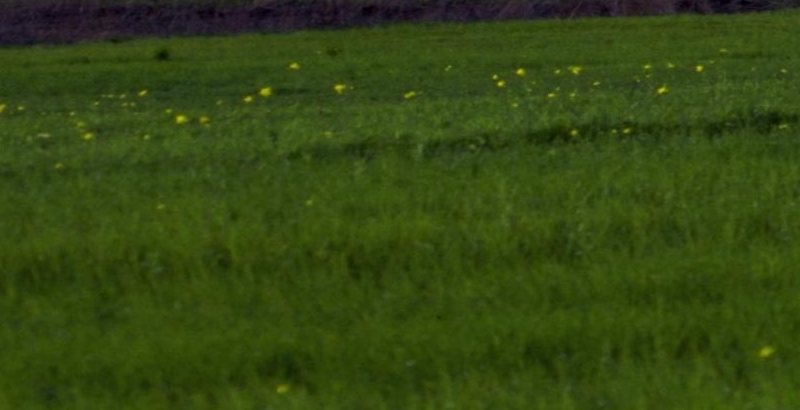
#> input picture artifacts/sky-refs/grass/_src-front.png, 800 x 410 px, given in place of bliss-4k.jpg, which was not available
$ python _make-hill-r1.py
#> lines starting #> are read from the running program, lines starting #| are printed output that depends on the picture; after the words box and inside, x2 and y2 are one past the last pixel; in counts of white or black regions, pixels touching at a corner belong together; pictures that were not available may be replaced by others from this repository, and a replacement may not be noted
#!/usr/bin/env python3
"""make-hill.py - Bliss hill asset: crisper grass + transparent sky cut-out.

Source : public/assets/bliss-4k.jpg (3840x2160, a soft upscale)
Output : bliss-hill.webp (3840x2160 RGBA, transparent above the ridge)

Pipeline (Pillow only, no numpy):
  1. Horizon per column: grass = G-B>8, scan down from 45% height, first run of
     >= 12 grass px. Alpha 255 below, 0 above, optional 1px erode, blur 1.5.
  2. Fill everything above the horizon with the grass colour of that column so
     sharpening and the soft alpha edge never pick up sky colour (no fringe).
  3. Mild edge-preserving denoise (sigma filter) to lift JPEG/upscale smudge.
  4. Unsharp mask tuned per depth (fine near the ridge, wider in the foreground).
  5. Procedural grass detail, luminance only (multiplicative gain):
       - far  : vertical-streak noise (sub-pixel blades read as fine grain)
       - near : ~1M anti-aliased grass blades drawn back-to-front at 3x, with
                perspective scale (1-2 px near the ridge, ~30 px at the bottom),
                slight random lean + bend, tapered, lit tips / shaded bases.
     Texture is high-passed (zero mean) so the macro Bliss look is unchanged and
     masked off the dark band, the yellow flowers and non-grass pixels.
  6. Sunny grade: Color x1.08, Brightness x1.10.

usage: python make-hill.py [src.jpg] [out.webp]
"""
import math
import os
import random
import sys
import time

from PIL import Image, ImageChops, ImageDraw, ImageEnhance, ImageFilter, ImageMath

HERE = os.path.dirname(os.path.abspath(__file__))
REPO = os.path.abspath(os.path.join(HERE, '..', '..', '..'))
SRC = sys.argv[1] if len(sys.argv) > 1 else os.path.join(REPO, 'public', 'assets', 'bliss-4k.jpg')
OUT = sys.argv[2] if len(sys.argv) > 2 else os.path.join(HERE, 'bliss-hill.webp')

# ---- tunables -------------------------------------------------------------
SEED = 20010825
ERODE = True            # 1px alpha erode before the blur (kills right-horizon specks)
ALPHA_BLUR = 1.5
DENOISE = 0.6           # 0..1 strength of the sigma filter
DENOISE_T = 7.0         # levels: differences above this are treated as real detail
USM_FAR = (1.0, 70, 2)  # radius, percent, threshold near the ridge
USM_NEAR = (2.2, 45, 3) # in the foreground
AMP_FAR = 0.10          # luminance gain amplitude of the far streak noise
AMP_NEAR = 0.30         # ... of the blade texture (foreground)
COVER = 2.2             # blade overlap (avg blades covering a pixel)
SS = 3                  # blade supersampling
BLADE_Y0 = 1380         # blades start here (above: noise only)
WEBP_Q = 88
# blade length (px) by image row, log-interpolated
LEN_KP = [(1100, 1.4), (1300, 2.0), (1500, 3.4), (1650, 5.5), (1760, 8.0),
          (1900, 13.0), (2050, 21.0), (2160, 30.0)]
# --------------------------------------------------------------------------

T0 = time.time()


def log(msg):
    print(f'[{time.time() - T0:6.1f}s] {msg}', flush=True)


def interp_len(y):
    kp = LEN_KP
    if y <= kp[0][0]:
        return kp[0][1]
    for (y0, l0), (y1, l1) in zip(kp, kp[1:]):
        if y <= y1:
            t = (y - y0) / (y1 - y0)
            return math.exp(math.log(l0) + t * (math.log(l1) - math.log(l0)))
    return kp[-1][1]


def smoothstep(e0, e1, v):
    t = min(1.0, max(0.0, (v - e0) / (e1 - e0)))
    return t * t * (3 - 2 * t)


def row_ramp(W, H, fn):
    """L image whose every row is 255*fn(y)."""
    col = Image.new('L', (1, H))
    col.putdata([max(0, min(255, round(255 * fn(y)))) for y in range(H)])
    return col.resize((W, H), Image.NEAREST)


def fmath(expr, **imgs):
    return ImageMath.lambda_eval(expr, **imgs)


src = Image.open(SRC).convert('RGB')
#> src is the input picture: PIL image 800x410 RGB; mean R, G, B 51.8, 71.1, 17.7
W, H = src.size
#> W = 800; H = 410
R, G, B = src.split()
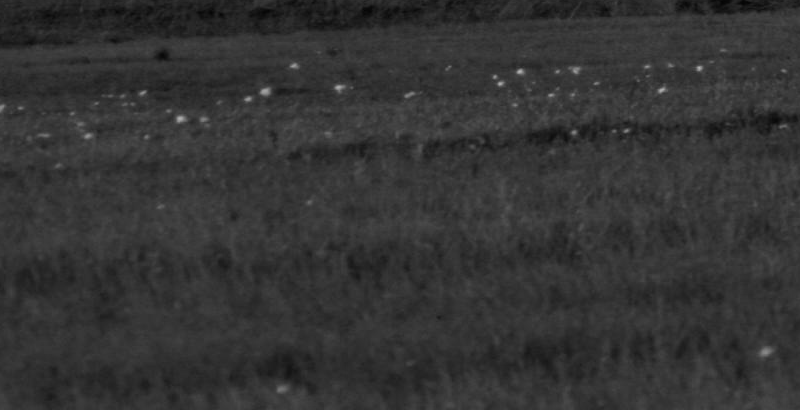
#> R: PIL image 800x410 L; min 5, max 181, mean 51.8
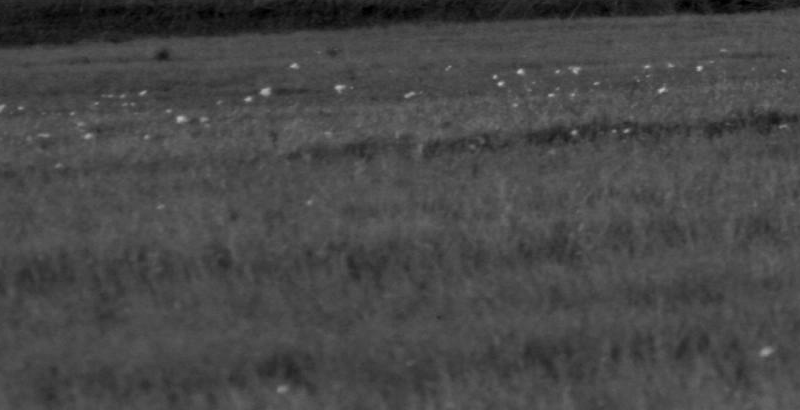
#> G: PIL image 800x410 L; min 0, max 189, mean 71.1
log(f'loaded {W}x{H}')

# ---- 1. horizon + alpha ---------------------------------------------------
grass = fmath(lambda a: ((a['g'] - a['b']) > 8) * 255, g=G, b=B).convert('L')
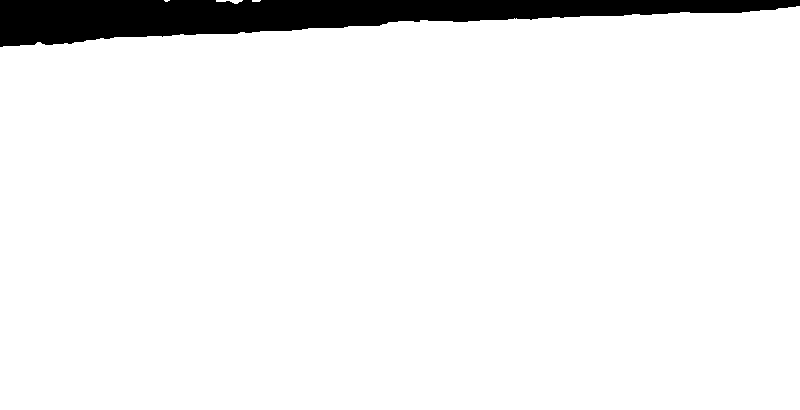
#> grass: PIL image 800x410 L; 93.8% white; 1 black region, box (x1, y1, x2, y2) and area: (0, 0, 800, 47) 20175
cols = grass.transpose(Image.Transpose.TRANSPOSE).tobytes()   # column x = row x
y_start = int(H * 0.45)
#> y_start = 184
run = b'\xff' * 12
hor = []
for x in range(W):
    i = cols.find(run, x * H + y_start, (x + 1) * H)
    hor.append(i - x * H if i >= 0 else H)
#> this loop made 800 passes
#> i on passes 1 to 3: 184, 594, 1004
#> after the loop, hor = 800 values from 184 to 184
alpha_t = b''.join(b'\x00' * h + b'\xff' * (H - h) for h in hor)
alpha = Image.frombytes('L', (H, W), alpha_t).transpose(Image.Transpose.TRANSPOSE)
#> alpha: PIL image 800x410 L; 55.1% white; 1 black region, box (x1, y1, x2, y2) and area: (0, 0, 800, 184) 147200
if ERODE:
    alpha = alpha.filter(ImageFilter.MinFilter(3))
#> alpha: PIL image 800x410 L; 54.9% white; 1 black region, box (x1, y1, x2, y2) and area: (0, 0, 800, 185) 148000
alpha = alpha.filter(ImageFilter.GaussianBlur(ALPHA_BLUR))
log(f'horizon: min y {min(hor)}, max y {max(hor)}')

# ---- 2. fill above the horizon with grass colour ---------------------------
PICK = 4  # take the colour a few px below the ridge (pure grass, no sky mix)
row = Image.new('RGB', (W, 1))
sp = src.load()
row.putdata([sp[x, min(H - 1, hor[x] + PICK)] for x in range(W)])
fill = row.resize((W, H), Image.NEAREST)
hard = Image.frombytes('L', (H, W), alpha_t).transpose(Image.Transpose.TRANSPOSE)
hard = hard.transform((W, H), Image.AFFINE, (1, 0, 0, 0, 1, -PICK))  # shift mask down by PICK
#> hard: PIL image 800x410 L; 54.1% white; 1 black region, box (x1, y1, x2, y2) and area: (0, 0, 800, 188) 150400
base = Image.composite(src, fill, hard)
ymin = max(0, min(hor) - 8)
#> ymin = 176
log('filled sky region')

# ---- depth ramps ---------------------------------------------------------
# near = 0 at the ridge .. 1 at the bottom of the frame
near_fn = lambda y: smoothstep(1250, 2100, y)
near = row_ramp(W, H, near_fn)
#> near: PIL image 800x410 L; every value is 0

# ---- 3. denoise (sigma filter) ----------------------------------------------
def sigma_filter(ch, radius, t, k):
#> called with radius = 1.2, t = 7, k = 0.6
    bl = ch.filter(ImageFilter.GaussianBlur(radius))
    return fmath(lambda a: a['c'] + (a['b'] - a['c']) * a['k'] *
                 a['max'](1.0 - abs(a['c'] - a['b']) / a['t'], 0.0),
                 c=ch.convert('F'), b=bl.convert('F'), k=k, t=t).convert('L')


def denoise(img):
    return Image.merge('RGB', [sigma_filter(c, 1.2, DENOISE_T, DENOISE) for c in img.split()])
#> call 3 of sigma_filter, with radius = 1.2, t = 7, k = 0.6
#> in sigma_filter (call 3), `bl = ch.filter(ImageFilter.GaussianBlur(radius))`:
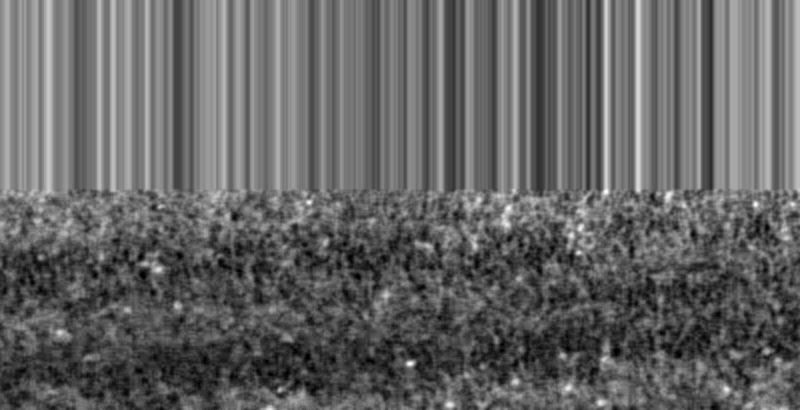
#> bl: PIL image 800x410 L; min 0, max 38, mean 15; drawn with min black and max white
#> in sigma_filter (call 3), `return fmath(lambda a: a['c'] + (a['b'] - a['c']) * a['k'] * a['max'](..`:
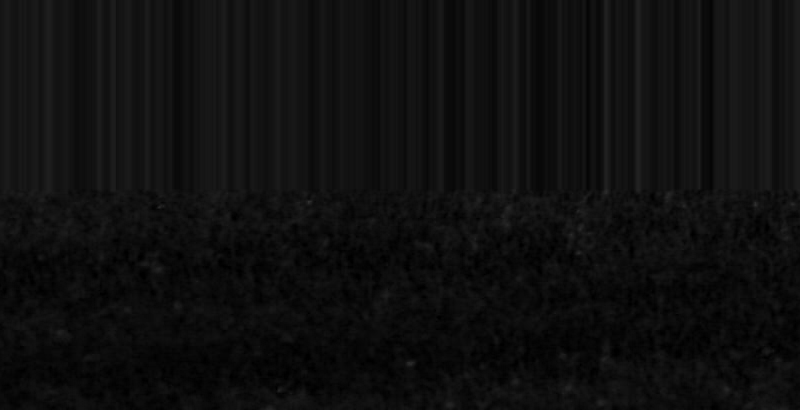
#> returned value: PIL image 800x410 L; min 0, max 48, mean 14.9
#> returned value: PIL image 800x410 RGB


if DENOISE > 0:
    base = denoise(base)
    log('denoised')

# ---- 4. depth-tuned unsharp mask --------------------------------------------
far_sh = base.filter(ImageFilter.UnsharpMask(*USM_FAR))
near_sh = base.filter(ImageFilter.UnsharpMask(*USM_NEAR))
base = Image.composite(near_sh, far_sh, near)
log('sharpened')

# ---- 5a. grass mask (where texture is allowed) ------------------------------
bR, bG, bB = base.split()
gmask = fmath(lambda a: (a['g'] - a['r'] - 6.0) * (255.0 / 14.0),
              g=bG.convert('F'), r=bR.convert('F')).convert('L')
gmask = gmask.filter(ImageFilter.MinFilter(5)).filter(ImageFilter.GaussianBlur(2))
log('grass mask')

# ---- 5b. far texture: vertical streak noise ---------------------------------
rnd = random.Random(SEED)
random.seed(SEED)
noise = Image.effect_noise((W, H - ymin), 48)
vk = [0, 0, 1, 0, 0,
      0, 0, 2, 0, 0,
      0, 0, 3, 0, 0,
      0, 0, 2, 0, 0,
      0, 0, 1, 0, 0]
streak = noise.filter(ImageFilter.Kernel((5, 5), vk, scale=9))
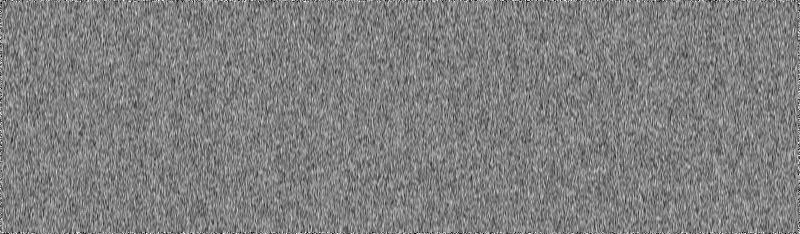
#> streak: PIL image 800x234 L; min 0, max 255, mean 127.3
far_tex = Image.new('L', (W, H), 128)
#> far_tex: PIL image 800x410 L; every value is 128
far_tex.paste(streak, (0, ymin))
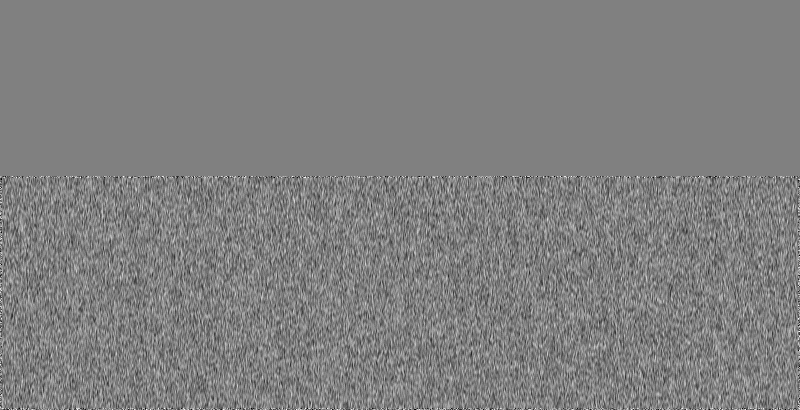
#> far_tex: PIL image 800x410 L; min 0, max 255, mean 127.6
log('far texture')

# ---- 5c. near texture: blades -----------------------------------------------
BG_V = 70
cy0 = BLADE_Y0 - 30  # draw a margin above so blades reaching up are complete
ch_ = H - cy0
#> ch_ = -940
#> (the run stopped early here; a loop or call above may not have finished)
